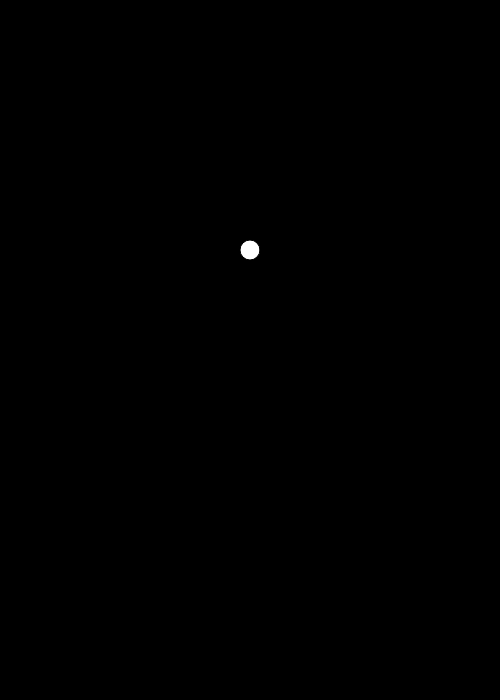
Frame 1 (no input)
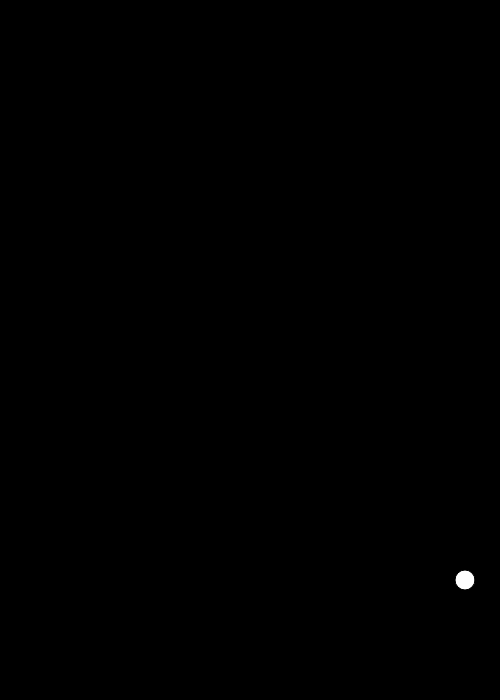
Frame 60 (no input)
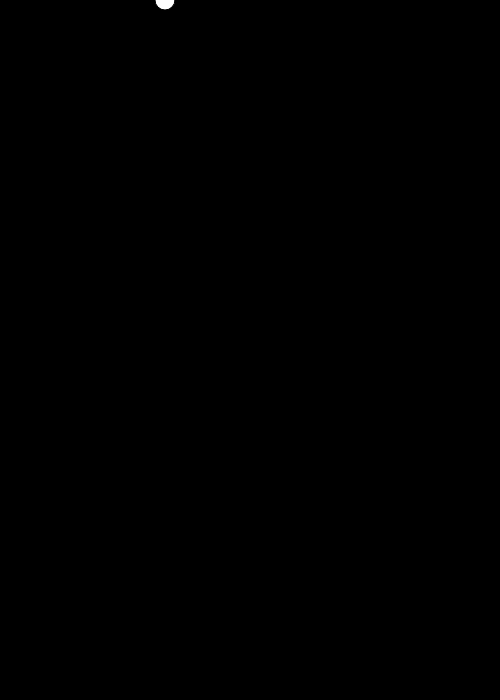
Frame 120 (the mouse pressed at the canvas centre since frame 60)

The p5.js sketch that drew these frames (run headless with seeded random() and noise() and a simulated clock; from frame 60 on, the mouse is pressed at the canvas centre):

// p5.js sketch
// ── sketch.js
var circleY;
var circleX;
var circleXSpeed;
var circleYSpeed;


function setup(){
 createCanvas(500,700);
 circleY=250;
 circleX=250;
 circleXSpeed=5;
 circleYSpeed=10;

}

function draw(){
 background(0);
 ellipse(circleX,circleY,20,20);

circleY=circleY+circleYSpeed;
circleX=circleX+circleXSpeed;


 if (circleX<0 || circleX>width){
  circleXSpeed=circleXSpeed*-1;
 }

 if(circleY<0 || circleY>height){
  circleYSpeed=circleYSpeed*-1;
}





//console.log("circleX is "+ circleX);

 }
